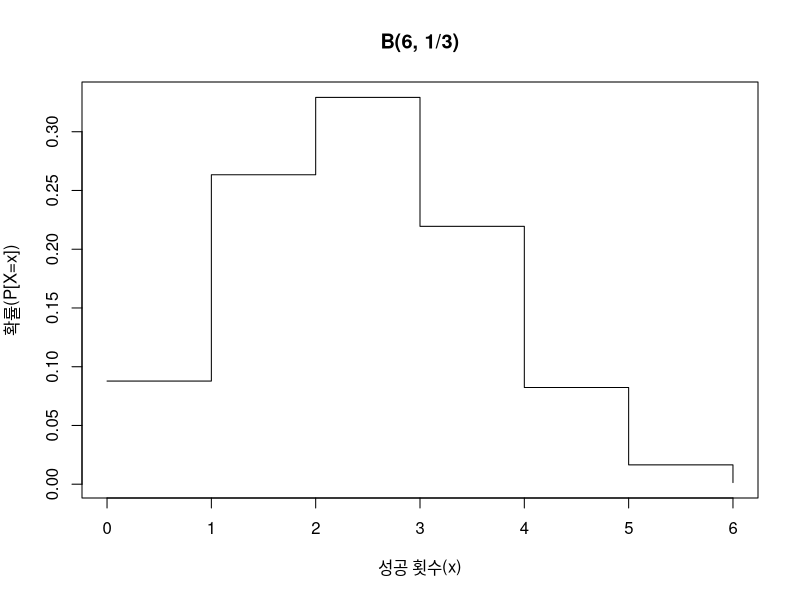
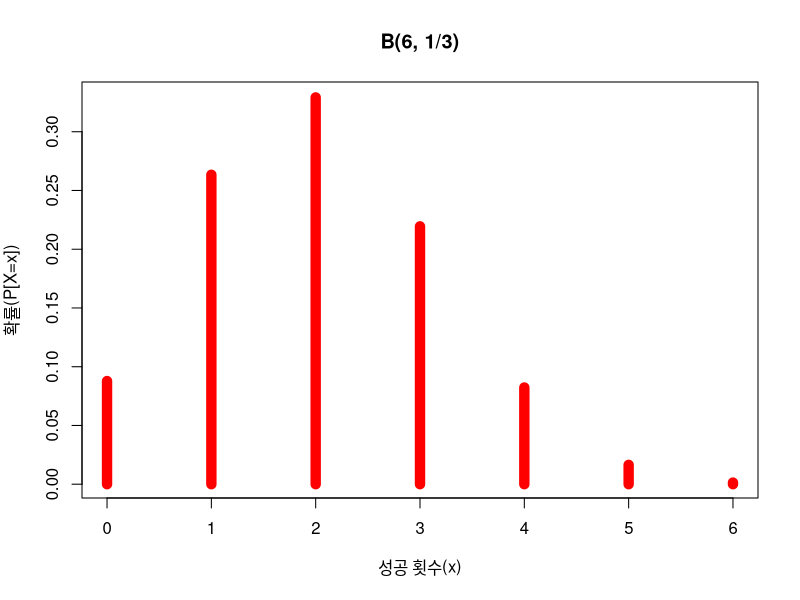
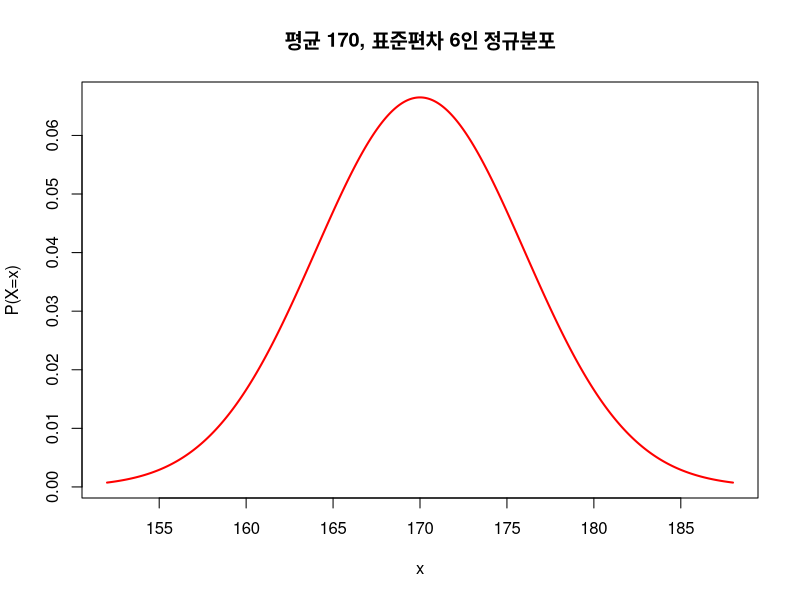
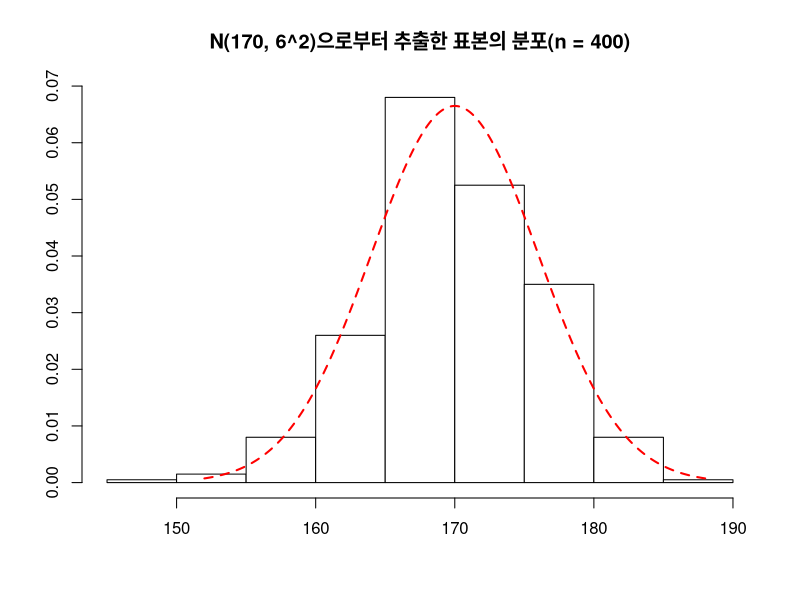
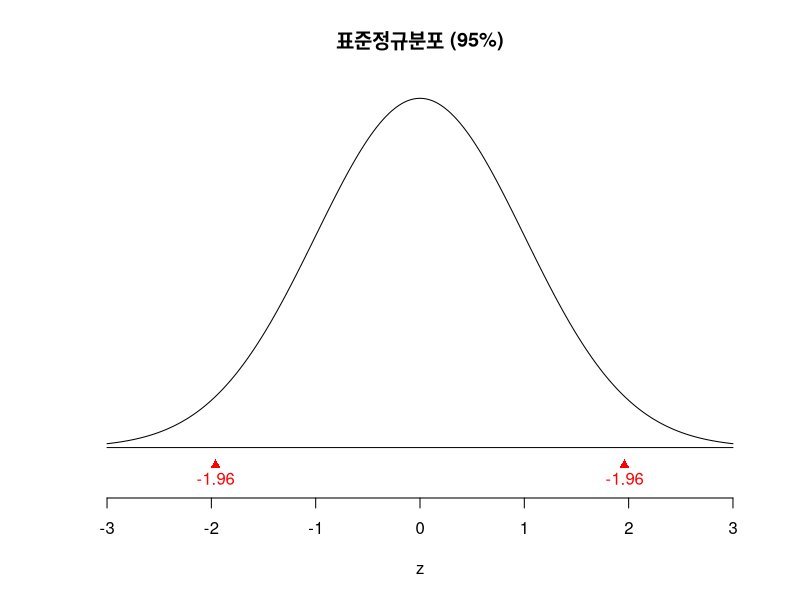

Reproduce these figures in R, in order. (Note: this script raises an error after producing the figures.)
# 3-2. 확률 분포
# 예제 3-3. R을 이용한 이항분포 계산
n <- 6
p <- 1/3
x <- 0:n

dbinom(2, size = n, prob = p)
dbinom(4, size = n, prob = p)
px <- dbinom(x, size = n, prob = p)
px
plot(x, px, type = "s", xlab = "성공 횟수(x)", ylab = "확률(P[X=x])",
     main = "B(6, 1/3)")
plot(x, px, type = "h", xlab = "성공 횟수(x)", ylab = "확률(P[X=x])",
     main = "B(6, 1/3)", lwd = 10, col = 'red')

pbinom(2, size = n, prob = p)
pbinom(4, size = n, prob = p)
pbinom(4, size = n, prob = p) - pbinom(2, n, p)
dbinom(3, size = n, prob = p) + dbinom(4, n, p)

qbinom(0.1, n, p)
qbinom(0.5, n, p)

rbinom(10, n, p)

# 예제 3-4. R의 분포함수를 이용한 기댓값과 분산
n <- 6
p <- 1/3
x <- 0:n
px <- dbinom(x, size = n, prob = p)

ex = sum(x * px)    # Expectation value(기대값)
ex
ex2 = sum(x^2 * px)
varx <- ex2 - ex^2  # Variance
varx

n * p               # 이항분포의 기댓값: np
n * p * (1-p)       # 이항분포의 분산: np(1-p)

# 예제 3-5. R을 이용한 정규분포 계산
options(digits = 3)
mu <- 170
sigma <- 6
ll <- mu - 3 * sigma    # lower limit
ul <- mu + 3 * sigma    # upper limit
x <- seq(ll, ul, by = 0.01)
nd <- dnorm(x, mean = mu, sd = sigma)
plot(x, nd, type = "l", xlab = "x", ylab = "P(X=x)",
     lwd = 2, col = "red", main = '평균 170, 표준편차 6인 정규분포')

pnorm(mu, mean = mu, sd = sigma)
pnorm(158, mean = mu, sd = sigma)
pnorm(180, mean = mu, sd = sigma) - pnorm(160, mean = mu, sd = sigma)

qnorm(0.25, mean = mu, sd = sigma)  # 1분위수
qnorm(0.75, mean = mu, sd = sigma)  # 3분위수

options(digits = 5)
set.seed(5)
smp <- rnorm(400, mean = mu, sd = sigma)
c(mean(smp), sd(smp))
hist(smp, prob = T,
     main = "N(170, 6^2)으로부터 추출한 표본의 분포(n = 400)",
     xlab = "", ylab = "", col = "white", border = "black")
lines(x, nd, lty = 2, lwd = 2, col = "red")

# 예제 3-6. 정규분포의 특징 알아보기
options(digits = 4)
mu <- 0
sigma <- 1
p0.05 <- qnorm(0.05, mean = mu, sd = sigma)
p0.025 <- qnorm(0.025, mean = mu, sd = sigma)
p0.05; p0.025

pnorm(1.645, mu, sigma) - pnorm(-1.645, mu, sigma)
pnorm(1.96, mu, sigma) - pnorm(-1.96, mu, sigma)

# 그림 3-17
z <- seq(-3, 3, by = 0.001)
z.p <- dnorm(z)
plot(z, z.p, axes = F, type = "l",
     main = "표준정규분포 (95%)", ylab = "", ylim = c(-0.04, 0.4))
axis(1)

lines(c(-3, 3), c(0, 0))
points(-1.96, -0.02, pch = 17, col = "red")
text(-1.96, -0.035, "-1.96", col = "red")
points(1.96, -0.02, pch = 17, col = "red")
text(1.96, -0.035, "-1.96", col = "red")

s <- seq(-1.96, 1.96, by = 0.001)
s.z <- dnorm(s, mean = 0, sd = 1)
s <- c(-1.96, s, 1.96)
s.z <- c(0, s.z, 0)
polygon()